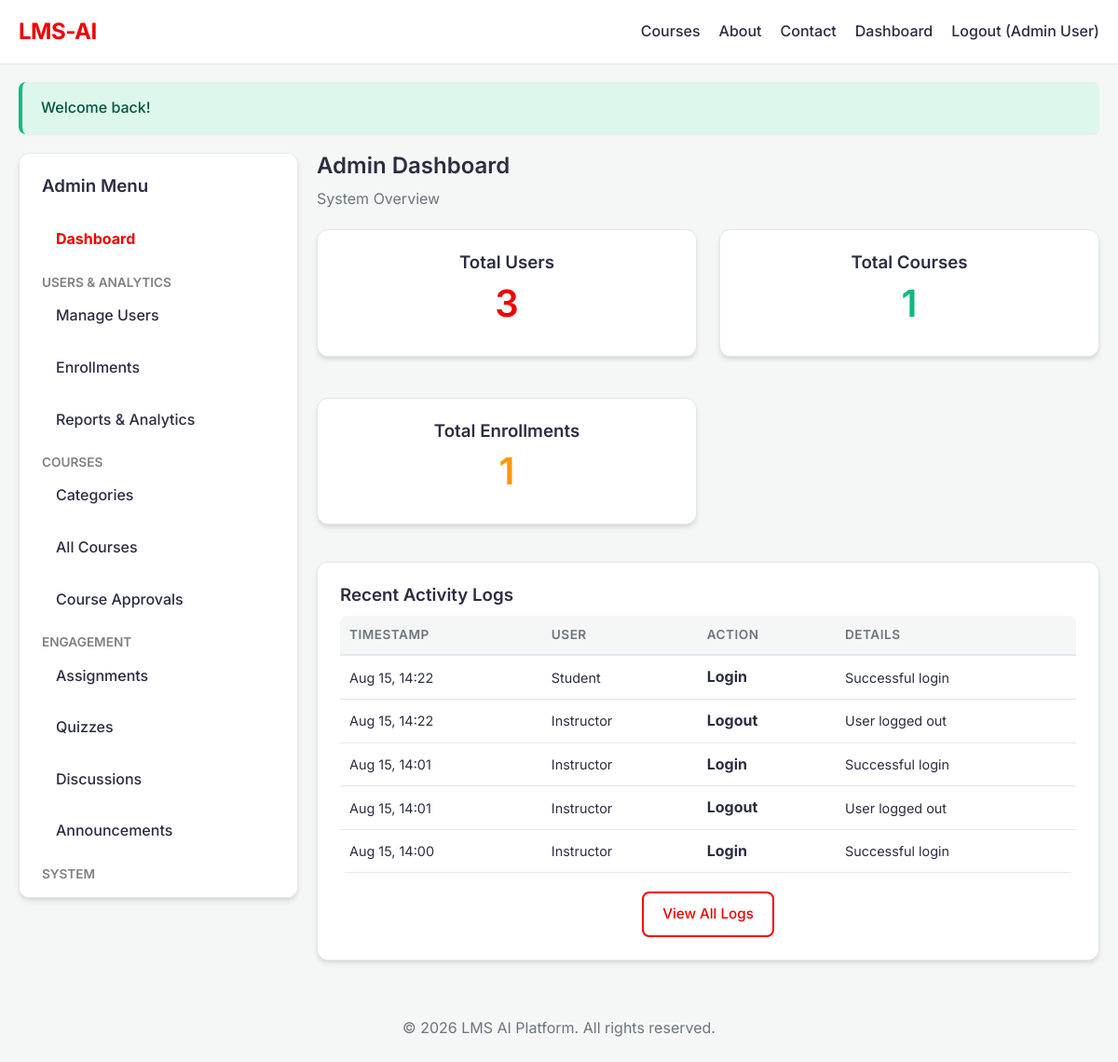
/admin/index.php (signed in), run on the app's committed database.
### tables this page shows
CREATE TABLE `audit_logs` (
  `id` int(11) NOT NULL,
  `user_id` int(11) DEFAULT NULL,
  `action` varchar(255) NOT NULL,
  `details` text DEFAULT NULL,
  `ip_address` varchar(45) DEFAULT NULL,
  `created_at` timestamp NOT NULL DEFAULT current_timestamp()
);

CREATE TABLE `users` (
  `id` int(11) NOT NULL,
  `name` varchar(100) NOT NULL,
  `email` varchar(150) NOT NULL,
  `password` varchar(255) NOT NULL,
  `reset_token` varchar(100) DEFAULT NULL,
  `reset_token_expires` datetime DEFAULT NULL,
  `created_at` timestamp NOT NULL DEFAULT current_timestamp(),
  `updated_at` timestamp NOT NULL DEFAULT current_timestamp() ON UPDATE current_timestamp(),
  `reset_expires` datetime DEFAULT NULL
);

### includes/auth.php (called while the page is built, shortened)
<?php
function is_logged_in()
{
    return isset($_SESSION['user_id']);
}

### includes/functions.php (called while the page is built, shortened)
<?php
function h($string)
{
    return htmlspecialchars($string ?? '', ENT_QUOTES, 'UTF-8');
}

### admin/index.php (the view, shortened to what this page needs)
<?php
require_once __DIR__ . '/../config/app.php';
$stmt = $pdo->query("SELECT COUNT(*) FROM users");
$total_users = $stmt->fetchColumn();
$stmt = $pdo->query("SELECT COUNT(*) FROM courses");
$total_courses = $stmt->fetchColumn();
$stmt = $pdo->query("SELECT COUNT(*) FROM enrollments");
$total_enrollments = $stmt->fetchColumn();
$stmt = $pdo->query("
    SELECT a.*, u.name as user_name
    FROM audit_logs a
    LEFT JOIN users u ON a.user_id = u.id
    ORDER BY a.created_at DESC LIMIT 5
");
$recent_logs = $stmt->fetchAll();
require_once __DIR__ . '/../includes/header.php';
?>
<div style="display: flex; gap: 20px; flex-wrap: wrap;">
    <?php require_once __DIR__ . '/../includes/admin_sidebar.php'; ?>
    <div class="dashboard-content" style="flex: 3; min-width: 300px;">
        <h2>Admin Dashboard</h2>
        <p>System Overview</p>
        <div class="grid mt-2">
            <div class="card text-center">
                <h3>Total Users</h3>
                <h2 style="font-size: 2.5rem; color: var(--primary-color);"><?= h($total_users) ?></h2>
            </div>
            <div class="card text-center">
                <h3>Total Courses</h3>
                <h2 style="font-size: 2.5rem; color: var(--success);"><?= h($total_courses) ?></h2>
            </div>
            <div class="card text-center">
                <h3>Total Enrollments</h3>
                <h2 style="font-size: 2.5rem; color: #ff9800;"><?= h($total_enrollments) ?></h2>
            </div>
        </div>
        <div class="card mt-2">
            <h3>Recent Activity Logs</h3>
            <table style="width: 100%; text-align: left; border-collapse: collapse; margin-top: 10px;">
                <thead>
                    <tr style="border-bottom: 2px solid var(--border-color);">
                        <th style="padding: 10px;">Timestamp</th>
                        <th style="padding: 10px;">User</th>
                        <th style="padding: 10px;">Action</th>
                        <th style="padding: 10px;">Details</th>
                    </tr>
                </thead>
                <tbody>
                    <?php foreach ($recent_logs as $log): ?>
                        <tr style="border-bottom: 1px solid var(--border-color);">
                            <td style="padding: 10px; font-size: 0.9rem;"><?= date('M d, H:i', strtotime($log['created_at'])) ?></td>
                            <td style="padding: 10px; font-size: 0.9rem;"><?= h($log['user_name'] ?? 'System / Guest') ?></td>
                            <td style="padding: 10px;"><strong><?= h($log['action']) ?></strong></td>
                            <td style="padding: 10px; font-size: 0.9rem;"><?= h($log['details']) ?></td>
                        </tr>
                    <?php endforeach; ?>
                </tbody>
            </table>
            <div class="mt-2 text-center">
                <a href="audit-logs.php" class="btn btn-outline">View All Logs</a>
            </div>
        </div>
    </div>
</div>
<?php require_once __DIR__ . '/../includes/footer.php'; ?>

### includes/header.php (shortened to what this page needs)
<!DOCTYPE html>
<html lang="en">
<head>
    <link rel="stylesheet" href="<?= BASE_URL ?>/css/style.css">
</head>
<body>
    <?php require_once __DIR__ . '/navbar.php'; ?>
    <main class="container">
        <?php display_flash_messages(); ?>

### includes/navbar.php (shortened to what this page needs)
<nav class="navbar">
    <div class="nav-container">
        <a href="<?= BASE_URL ?>/index.php" class="brand">LMS-AI</a>
        <div class="nav-links" id="navLinks">
            <a href="<?= BASE_URL ?>/courses.php">Courses</a>
            <a href="<?= BASE_URL ?>/about.php">About</a>
            <a href="<?= BASE_URL ?>/contact.php">Contact</a>
            <?php if (is_logged_in()): ?>
                <a href="<?= BASE_URL ?>/<?= strtolower($_SESSION['user_role']) ?>/index.php">Dashboard</a>
                <a href="<?= BASE_URL ?>/logout.php">Logout (<?= h($_SESSION['user_name']) ?>)</a>
            <?php else: ?>
                <a href="<?= BASE_URL ?>/login.php">Login</a>
                <a href="<?= BASE_URL ?>/register.php" class="btn btn-primary">Register</a>
            <?php endif; ?>
        </div>
    </div>
</nav>

### includes/flash.php (shortened to what this page needs)
<?php
function display_flash_messages()
{
    if (isset($_SESSION['flash_messages']) && is_array($_SESSION['flash_messages'])) {
        foreach ($_SESSION['flash_messages'] as $flash) {
            $typeClass = $flash['type'] === 'error' ? 'alert-danger' : 'alert-success';
            echo '<div class="alert ' . $typeClass . '">' . h($flash['message']) . '</div>';
        }
    }
}

### includes/admin_sidebar.php (shortened to what this page needs)
<?php
$current_page = basename($_SERVER['PHP_SELF']);
function is_active($page, $current)
{
    return $page === $current ? 'style="font-weight: bold; color: var(--primary-color);"' : '';
}
?>
<aside class="sidebar card" style="flex: 1; min-width: 250px; max-width: 300px; max-height: 100vh; overflow-y: auto; position: sticky; top: 80px;">
    <h3>Admin Menu</h3>
    <ul style="list-style: none; padding-top: 15px;">
        <li style="margin-bottom: 10px;"><a href="index.php" <?= is_active('index.php', $current_page) ?>>Dashboard</a></li>
        <h4 style="margin: 15px 0 5px 0; font-size: 0.85rem; color: gray; text-transform: uppercase;">Users & Analytics</h4>
        <li style="margin-bottom: 10px;"><a href="users.php" <?= is_active('users.php', $current_page) ?>>Manage Users</a></li>
        <li style="margin-bottom: 10px;"><a href="enrollments.php" <?= is_active('enrollments.php', $current_page) ?>>Enrollments</a></li>
        <li style="margin-bottom: 10px;"><a href="reports.php" <?= is_active('reports.php', $current_page) ?>>Reports & Analytics</a></li>
        <h4 style="margin: 15px 0 5px 0; font-size: 0.85rem; color: gray; text-transform: uppercase;">Courses</h4>
        <li style="margin-bottom: 10px;"><a href="categories.php" <?= is_active('categories.php', $current_page) ?>>Categories</a></li>
        <li style="margin-bottom: 10px;"><a href="courses.php" <?= is_active('courses.php', $current_page) ?>>All Courses</a></li>
        <li style="margin-bottom: 10px;"><a href="course-approvals.php" <?= is_active('course-approvals.php', $current_page) ?>>Course Approvals</a></li>
        <h4 style="margin: 15px 0 5px 0; font-size: 0.85rem; color: gray; text-transform: uppercase;">Engagement</h4>
        <li style="margin-bottom: 10px;"><a href="assignments.php" <?= is_active('assignments.php', $current_page) ?>>Assignments</a></li>
        <li style="margin-bottom: 10px;"><a href="quizzes.php" <?= is_active('quizzes.php', $current_page) ?>>Quizzes</a></li>
        <li style="margin-bottom: 10px;"><a href="discussions.php" <?= is_active('discussions.php', $current_page) ?>>Discussions</a></li>
        <li style="margin-bottom: 10px;"><a href="announcements.php" <?= is_active('announcements.php', $current_page) ?>>Announcements</a></li>
        <h4 style="margin: 15px 0 5px 0; font-size: 0.85rem; color: gray; text-transform: uppercase;">System</h4>
        <li style="margin-bottom: 10px;"><a href="notifications.php" <?= is_active('notifications.php', $current_page) ?>>System Notifications</a></li>
    </ul>
</aside>

### includes/footer.php (shortened to what this page needs)
</main>
<footer class="footer">
    <div class="container text-center">
        <p>&copy; <?= date('Y') ?> LMS AI Platform. All rights reserved.</p>
    </div>
</footer>
</body>
</html>

### css/style.css (style rules this page uses)
:root { --primary-color: #4361ee; --primary-hover: #3a56d4; --secondary-color: #ffffff; --bg-color: #f4f7f6; --text-main: #2b2d42; --text-muted: #6c757d; --border-color: #e2e8f0; --success: #10b981; --danger: #ef4444; --warning: #f59e0b; --shadow-sm: 0 1px 2px 0 rgba(0, 0, 0, 0.05); --shadow-md: 0 4px 6px -1px rgba(0, 0, 0, 0.1), 0 2px 4px -1px rgba(0, 0, 0, 0.06); --shadow-lg: 0 10px 15px -3px rgba(0, 0, 0, 0.1), 0 4px 6px -2px rgba(0, 0, 0, 0.05); --radius: 8px; --radius-lg: 12px; --transition: all 0.3s ease; }
* { box-sizing: border-box; margin: 0; padding: 0; }
body { font-family: 'Inter', sans-serif; background-color: var(--bg-color); color: var(--text-main); line-height: 1.6; font-size: 16px; transition: var(--transition); }
a { text-decoration: none; color: var(--primary-color); transition: var(--transition); }
h1, h2, h3, h4, h5, h6 { font-weight: 600; line-height: 1.2; margin-bottom: 0.5rem; color: var(--text-main); }
p { margin-bottom: 1rem; color: var(--text-muted); }
.container { max-width: 1200px; margin: 0 auto; padding: 20px; }
.text-center { text-align: center; }
.mt-2 { margin-top: 20px; }
.navbar { background: var(--secondary-color); box-shadow: var(--shadow-sm); padding: 15px 0; position: sticky; top: 0; z-index: 1000; }
.nav-container { display: flex; justify-content: space-between; align-items: center; max-width: 1200px; margin: 0 auto; padding: 0 20px; }
.brand { font-size: 1.5rem; font-weight: 700; color: var(--primary-color); letter-spacing: -0.5px; }
.nav-links { display: flex; align-items: center; gap: 20px; }
.nav-links a { color: var(--text-main); font-weight: 500; }
.btn { padding: 10px 20px; border: none; border-radius: var(--radius); cursor: pointer; display: inline-block; font-weight: 500; text-align: center; transition: var(--transition); font-size: 0.95rem; }
.btn-outline { border: 2px solid var(--primary-color); color: var(--primary-color); background: transparent; }
.card { background: var(--secondary-color); padding: 24px; border-radius: var(--radius-lg); box-shadow: var(--shadow-md); margin-bottom: 20px; border: 1px solid var(--border-color); transition: var(--transition); }
.grid { display: grid; grid-template-columns: repeat(auto-fit, minmax(300px, 1fr)); gap: 24px; }
.alert { padding: 15px 20px; margin-bottom: 20px; border-radius: var(--radius); font-weight: 500; display: flex; align-items: center; box-shadow: var(--shadow-sm); }
.alert-success { background: #def7ec; color: #03543f; border-left: 4px solid var(--success); }
table { width: 100%; border-collapse: collapse; margin-top: 15px; background: var(--secondary-color); border-radius: var(--radius); overflow: hidden; }
thead { background: var(--bg-color); }
th, td { padding: 12px 15px; text-align: left; border-bottom: 1px solid var(--border-color); }
th { font-weight: 600; color: var(--text-muted); font-size: 0.85rem; text-transform: uppercase; letter-spacing: 0.5px; }
.sidebar ul li a { display: block; padding: 10px 15px; border-radius: var(--radius); color: var(--text-main); font-weight: 500; transition: var(--transition); }

### data on the page
audit_logs: created_at "Aug 15, 14:22", user.name "Student", action "Login", details "Successful login"
audit_logs: created_at "Aug 15, 14:22", user.name "Instructor", action "Logout", details "User logged out"
audit_logs: created_at "Aug 15, 14:01", user.name "Instructor", action "Login", details "Successful login"
audit_logs: created_at "Aug 15, 14:01", user.name "Instructor", action "Logout", details "User logged out"
audit_logs: created_at "Aug 15, 14:00", user.name "Instructor", action "Login", details "Successful login"

### other printed values
$_SESSION['user_name'] "Admin User"
$flash['message'] "Welcome back!"
$total_users "3"
$total_courses "1"
$total_enrollments "1"
